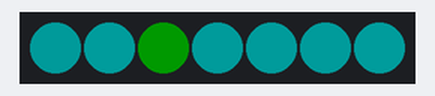
This sketch was run on a simulated Arduino Uno, built with avr-gcc and run on an emulated ATmega328P. Parts: 7 RGB LEDs in strip order, left to right. Dim RGB values are drawn brighter than linear; random numbers use the default seed unless the sketch sets one.

Above: at 0.46 s.
At 4.48 s:
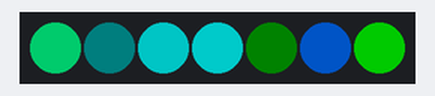
At 9.73 s:
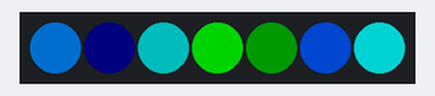
At 19.61 s:
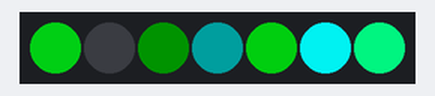
At 29.5 s:
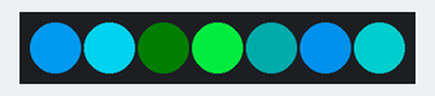
At 39.7 s:
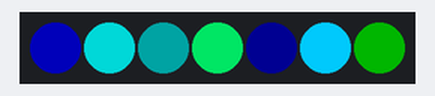
Timing chart, 0 to 40.0 s (numbered marks = the images above):
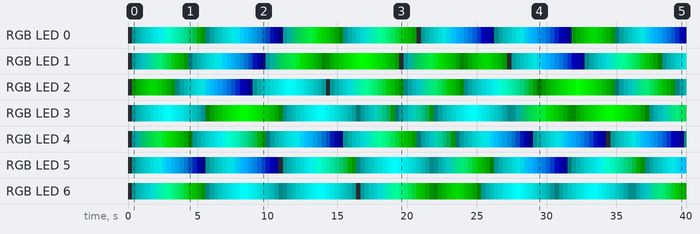

The sketch:

TwinkleHardCodedPalette.ino
```cpp
/*
Color Twinkle
By Kelsey Steven

Made to run twinkle effects for a single Neopixel Jewel.
*/

#include <Adafruit_NeoPixel.h>


// Constants for color palettes
// Used to determine allowed ranges for red, green, and blue values
const int GREEN_BLUES = 0;
const int RED_PURPLE_BLUES = 1;
const int YELLOW_ORANGE_REDS = 2;

// Constants for state values
const int OFF = 0;
const int BRIGHTENING = 1;
const int DARKENING = 2;

const int DATA_PIN = 3;  // Data pin for LEDs
const int TOTAL_LEDS = 7; // Total LEDs in array
const int COLOR_CHANGE_SPEED = 1; // Speed at which light intensity increases

const int NUM_COLORS = 10;  // Total colors in pre programmed array
const int GREEN_BLUE [NUM_COLORS][3] = { {0, 128, 102},
                                         {0, 153, 0},
                                         {0, 178, 255},
                                         {0, 195, 250},
                                         {0, 200, 100},
                                         {0, 205, 50},
                                         {0, 255, 0},
                                         {0, 255, 150},
                                         {0, 255, 205},
                                         {0, 255, 255} };

const int RED_BLUE_PURPLE [NUM_COLORS][3] = { {128, 0, 102},
                                              {153, 0, 0},
                                              {178, 0, 255},
                                              {195, 0, 250},
                                              {200, 0, 100},
                                              {205, 0, 50},
                                              {255, 0, 0},
                                              {255, 0, 150},
                                              {255, 0, 205},
                                              {255, 0, 255} };

const int RED_YELLOW_ORANGE [NUM_COLORS][3] = { {128, 102, 0},
                                                {153, 0, 0},
                                                {178, 255, 0},
                                                {195, 250, 0},
                                                {200, 100, 0},
                                                {205, 50, 0},
                                                {255, 0, 0},
                                                {255, 150, 0},
                                                {255, 205, 0},
                                                {255, 255, 0} };


// Parameter 1 = number of pixels in strip
// Parameter 2 = pin number (most are valid)
// Parameter 3 = pixel type flags, add together as needed:
//   NEO_KHZ800  800 KHz bitstream (most NeoPixel products w/WS2812 LEDs)
//   NEO_GRB     Pixels are wired for GRB bitstream (most NeoPixel products)
Adafruit_NeoPixel strip = Adafruit_NeoPixel(7, DATA_PIN, NEO_GRB + NEO_KHZ800);

int lightPalette = 0;
int lightState[TOTAL_LEDS];
int previousColors[TOTAL_LEDS][3];
int finalColors[TOTAL_LEDS][3];

void setup() {
  // Seed random for determining if light should breath or stay off
  randomSeed(analogRead(0));

  // Neopixel initialization
  strip.begin();
}

void loop() {
  for(int index = 0; index < TOTAL_LEDS; index++) {
    // Handle each LED based on their light state
    switch(lightState[index]) {
      case OFF: {
        handleLightOff(index);
        break;
      }

      case BRIGHTENING: {
        handleBrightening(index);
        break;
      }

      case DARKENING: {
        handleDarkening(index);
        break;
      }
    }
  }

  // Send Updates to lights
  strip.show();
  delay(10);  // Short delay before next cycle
}

void handleLightOff(int index) {
  // Decide if light should turn on next cycle
  lightState[index] = random(0, 2);

  // Pick a color if applicable
  if (lightState[index] == 1) {
    pickNewColor(index);
  }
}

void pickNewColor(int index) {
  int indexOfColor = random(0, NUM_COLORS);

  switch(lightPalette) {
    case GREEN_BLUES: {
      setGreenBlueColor(index, indexOfColor);
      break;
    }

    case RED_PURPLE_BLUES: {
      setRedPurpleBlueColor(index, indexOfColor);
      break;
    }

    case YELLOW_ORANGE_REDS: {
      setYellowOrangeRedColor(index, indexOfColor);
      break;
    }
  }
}

void setGreenBlueColor(int index, int indexOfColor) {
  // Get random blue & green values from 0-HIGHEST_INTENSITY
  updateFinalColor(index, GREEN_BLUE[indexOfColor][0], GREEN_BLUE[indexOfColor][1], GREEN_BLUE[indexOfColor][2]);
}

void setRedPurpleBlueColor(int index, int indexOfColor) {
  updateFinalColor(index, RED_BLUE_PURPLE[indexOfColor][0], RED_BLUE_PURPLE[indexOfColor][1], RED_BLUE_PURPLE[indexOfColor][2]);
}

void setYellowOrangeRedColor(int index, int indexOfColor) {
  updateFinalColor(index, RED_YELLOW_ORANGE[indexOfColor][0], RED_YELLOW_ORANGE[indexOfColor][1], RED_YELLOW_ORANGE[indexOfColor][2]);
}

void handleBrightening(int index) {
  // Brighten the light
  int maxRed = finalColors[index][0];
  int red = previousColors[index][0] + COLOR_CHANGE_SPEED;
  red = (red <= maxRed) ? red : maxRed;

  int maxGreen = finalColors[index][1];
  int green = previousColors[index][1] + COLOR_CHANGE_SPEED;
  green = (green <= maxGreen) ? green : maxGreen;

  int maxBlue = finalColors[index][2];
  int blue = previousColors[index][2] + COLOR_CHANGE_SPEED;
  blue = (blue <= maxBlue) ? blue : maxBlue;

  strip.setPixelColor(index, strip.Color(red, green, blue));

  // Update previous color
  updatePreviousColor(index, red, green, blue);

  // Check if light should start darken cycle next & update state if so
  if (red == maxRed && green == maxGreen && blue == maxBlue) {
    lightState[index] = DARKENING;
  }
}

void handleDarkening(int index) {
  // Darken the light
  int red = previousColors[index][0] - COLOR_CHANGE_SPEED;
  red = (red >= 0) ? red : 0;

  int green = previousColors[index][1] - COLOR_CHANGE_SPEED;
  green = (green >= 0) ? green : 0;

  int blue = previousColors[index][2] - COLOR_CHANGE_SPEED;
  blue = (blue >= 0) ? blue : 0;

  strip.setPixelColor(index, strip.Color(red, green, blue));

  // Update previous color
  updatePreviousColor(index, red, green, blue);

  // Check if light should turn off
  if (red == 0 && green == 0 && blue == 0) {
    lightState[index] = OFF;

    // Clear finalColors entry
    updateFinalColor(index, 0, 0, 0);
  }
}

// Set an color entry in finalColors array
void updateFinalColor(int index, int r, int g, int b) {
  finalColors[index][0] = r;
  finalColors[index][1] = g;
  finalColors[index][2] = b;
}

// Set an color entry in previousColors array
void updatePreviousColor(int index, int r, int g, int b) {
  previousColors[index][0] = r;
  previousColors[index][1] = g;
  previousColors[index][2] = b;
}
```

Measured:
- by itself, RGB LED 2: off → RGB(0, 25, 0) at 0.31 s, → RGB(0, 54, 0) 0.31 s later, → RGB(0, 83, 0) 0.31 s later, → RGB(0, 112, 0) 0.31 s later, … (129 changes in this stretch)
- by itself, RGB LED 4: off → RGB(0, 27, 27) at 0.31 s, → RGB(0, 56, 50) 0.31 s later, → RGB(0, 85, 50) 0.31 s later, → RGB(0, 114, 50) 0.31 s later, … (129 changes in this stretch)
